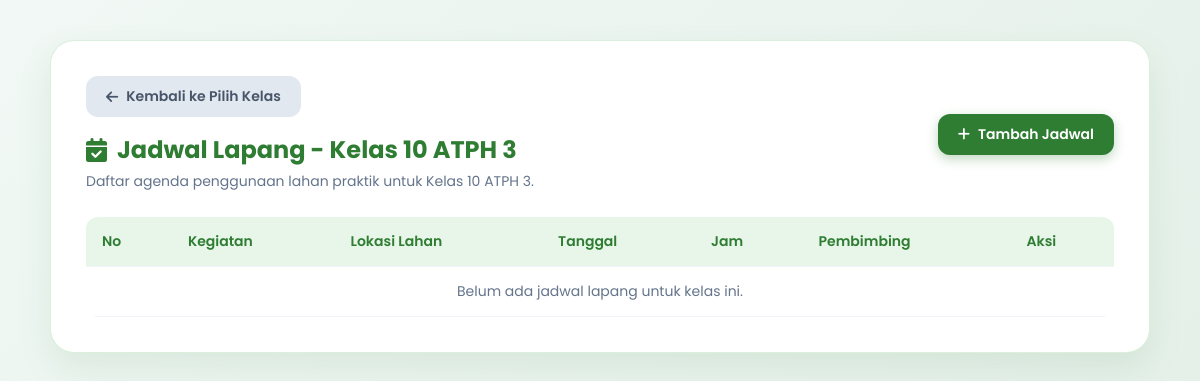
Before: /crud-atph/jadwal/detail.php?kelas=10&rombel=3 (signed in) with the older database file.
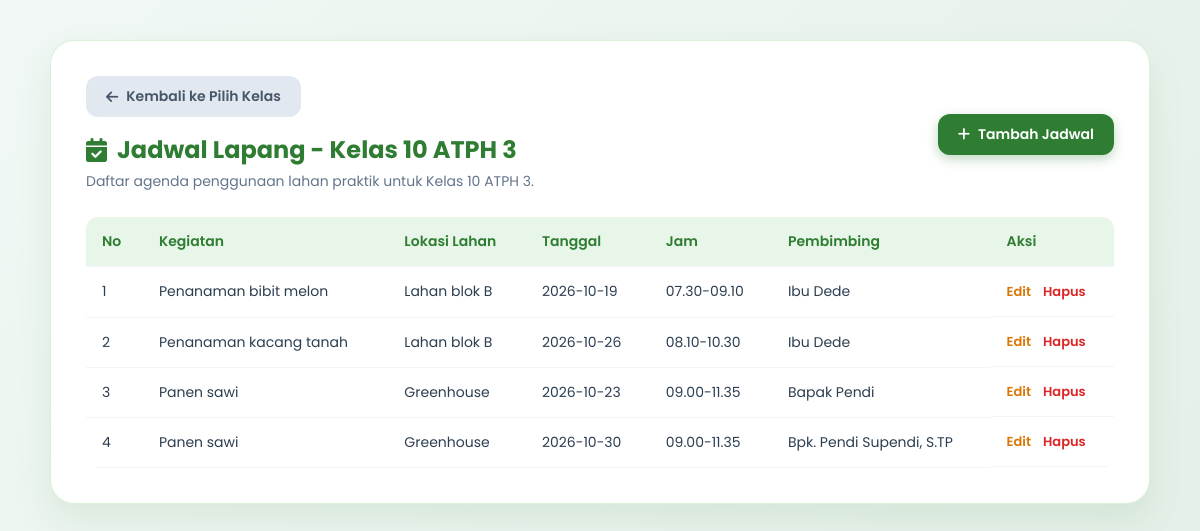
After: the same page with the newer database file.
### tables this page shows
CREATE TABLE `jadwal_lapang` (
  `id` int NOT NULL,
  `kelas` tinyint NOT NULL,
  `rombel` tinyint NOT NULL,
  `kegiatan` varchar(255) NOT NULL,
  `lokasi` varchar(255) NOT NULL,
  `tanggal` date NOT NULL,
  `jam` varchar(50) NOT NULL,
  `pembimbing` varchar(150) NOT NULL
);

### crud-atph/jadwal/detail.php (the view, shortened to what this page needs)
<?php
include '../../koneksi.php';
$kelas  = isset($_GET['kelas'])  ? intval($_GET['kelas'])  : 10;
$rombel = isset($_GET['rombel']) ? intval($_GET['rombel']) : 1;
$stmt = mysqli_prepare($koneksi, "SELECT * FROM jadwal_lapang WHERE kelas = ? AND rombel = ?");
mysqli_stmt_bind_param($stmt, "ii", $kelas, $rombel);
mysqli_stmt_execute($stmt);
$jadwal = mysqli_stmt_get_result($stmt);
?>
<!DOCTYPE html>
<html lang="id">
<head>
    <link rel="stylesheet" href="https://cdnjs.cloudflare.com/ajax/libs/font-awesome/6.4.0/css/all.min.css">
</head>
<body>
<div class="container">
    <div class="card-box">
        <div class="header-flex">
            <div>
                <a href="index.php" class="btn btn-back" style="margin-bottom: 15px;"><i class="fa-solid fa-arrow-left"></i> Kembali ke Pilih Kelas</a>
                <h2><i class="fa-solid fa-calendar-check"></i> Jadwal Lapang - Kelas <?= $kelas; ?> ATPH <?= $rombel; ?></h2>
                <p style="color: #64748b; font-size: 14px; margin-top: 4px;">Daftar agenda penggunaan lahan praktik untuk Kelas <?= $kelas; ?> ATPH <?= $rombel; ?>.</p>
            </div>
            <a href="tambah.php?kelas=<?= $kelas; ?>&rombel=<?= $rombel; ?>" class="btn"><i class="fa-solid fa-plus"></i> Tambah Jadwal</a>
        </div>
        <table>
            <thead>
                <tr>
                    <th>No</th>
                    <th>Kegiatan</th>
                    <th>Lokasi Lahan</th>
                    <th>Tanggal</th>
                    <th>Jam</th>
                    <th>Pembimbing</th>
                    <th>Aksi</th>
                </tr>
            </thead>
            <tbody>
                <?php
                $no = 1;
                if (mysqli_num_rows($jadwal) > 0):
                    while ($row = mysqli_fetch_assoc($jadwal)):
                ?>
                <tr>
                    <td><?= $no++; ?></td>
                    <td><?= htmlspecialchars($row['kegiatan']); ?></td>
                    <td><?= htmlspecialchars($row['lokasi']); ?></td>
                    <td><?= htmlspecialchars($row['tanggal']); ?></td>
                    <td><?= htmlspecialchars($row['jam']); ?></td>
                    <td><?= htmlspecialchars($row['pembimbing']); ?></td>
                    <td class="action-links">
                        <a href="edit.php?id=<?= (int) $row['id']; ?>" class="edit-link">Edit</a>
                        <form method="POST" action="hapus.php" onsubmit="return confirm('Yakin ingin menghapus?')">
                            <button type="submit" class="delete-link">Hapus</button>
                        </form>
                    </td>
                </tr>
                <?php
                    endwhile;
                else:
                ?>
                <tr>
                    <td colspan="7" class="kosong">Belum ada jadwal lapang untuk kelas ini.</td>
                </tr>
                <?php endif; ?>
            </tbody>
        </table>
    </div>
</div>
</body>
</html>

Changed rows visible on the page:
added jadwal_lapang: kegiatan "Penanaman bibit melon", lokasi "Lahan blok B", tanggal "2026-10-19", jam "07.30-09.10", pembimbing "Ibu Dede"
added jadwal_lapang: kegiatan "Penanaman kacang tanah", lokasi "Lahan blok B", tanggal "2026-10-26", jam "08.10-10.30", pembimbing "Ibu Dede"
added jadwal_lapang: kegiatan "Panen sawi", lokasi "Greenhouse", tanggal "2026-10-23", jam "09.00-11.35", pembimbing "Bapak Pendi"
added jadwal_lapang: kegiatan "Panen sawi", lokasi "Greenhouse", tanggal "2026-10-30", jam "09.00-11.35", pembimbing "Bpk. Pendi Supendi, S.TP"
Other visible differences:
text no longer shown: "Belum ada jadwal lapang untuk kelas ini."
